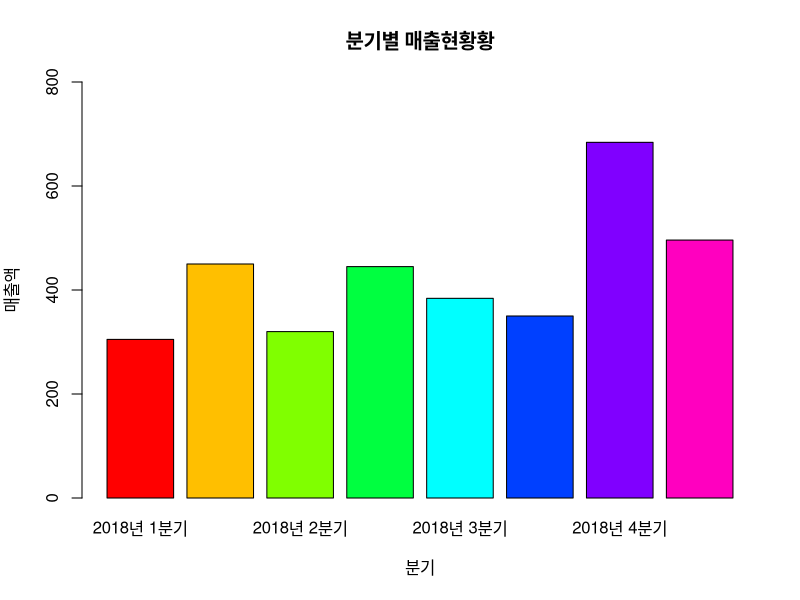
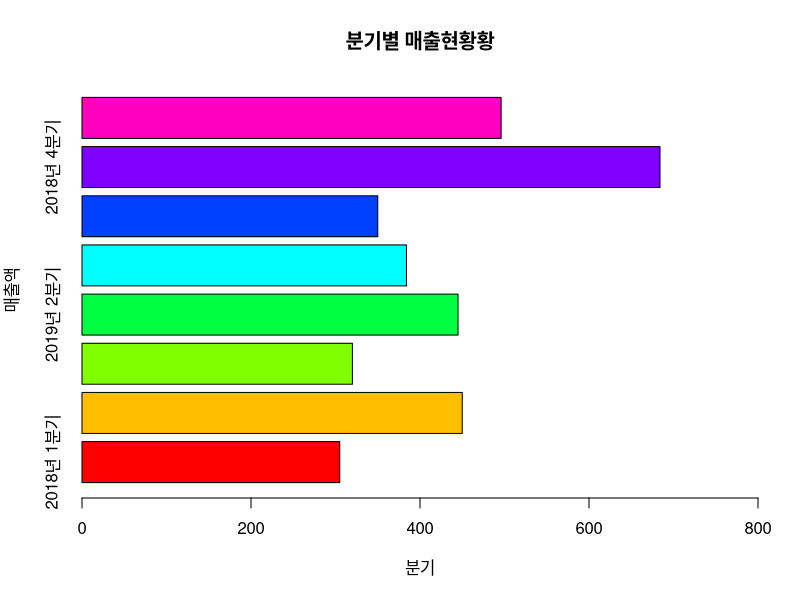
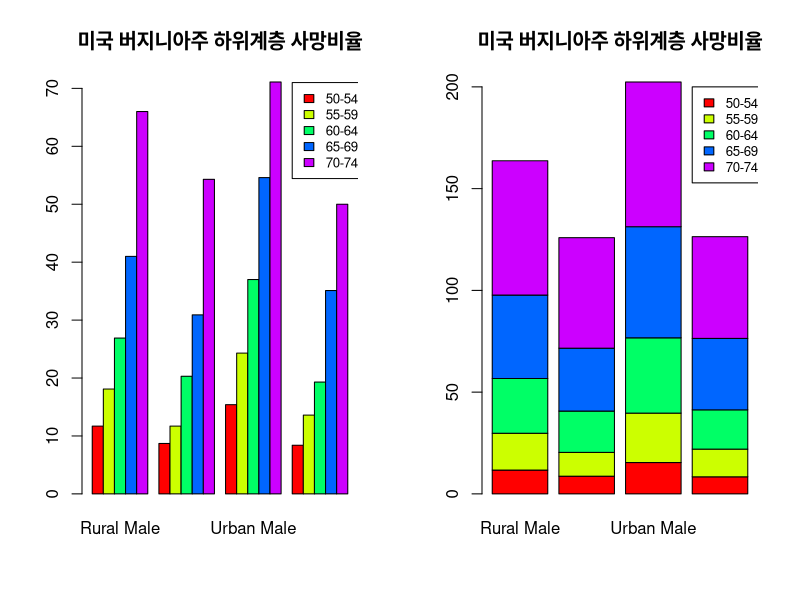
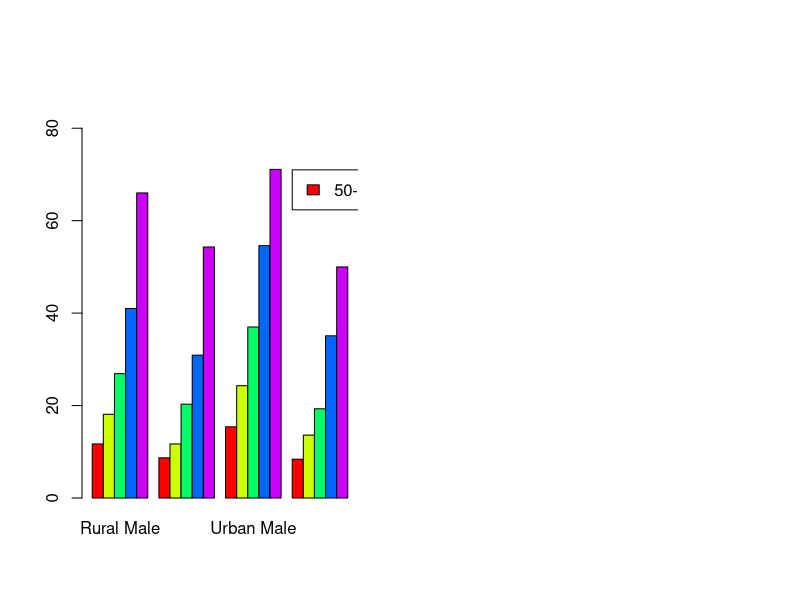

The R script that drew these images, in order:
chart_data <- c(305, 450, 320, 445, 384, 350, 684, 496)
names(chart_data) <- c("2018년 1분기", "2019년 1분기", "2018년 2분기", "2019년 2분기",
                       "2018년 3분기", "2019년 3분기", "2018년 4분기", "2019년 4분기")
chart_data
barplot(chart_data, ylim = c(0,800), xlab = "분기",                         # ylim : y축 , main : 차트 제목
        ylab = "매출액", col = rainbow(8), main = "분기별 매출현황황")      # xlab : x레이블 , ylab : y레이블

barplot(chart_data, horiz = T, xlim = c(0,800), xlab = "분기",           
        ylab = "매출액", col = rainbow(8), main = "분기별 매출현황황")  

data(VADeaths)
dim(VADeaths)
str(VADeaths)
par(mfrow = c(1,2))                                            # 1행 2열 그래프 그리기
barplot(VADeaths, beside = T, col = rainbow(5), main = "미국 버지니아주 하위계층 사망비율")                # 누적 x 그래프
legend(19,71,c("50-54", "55-59", "60-64", "65-69", "70-74"), cex = 0.8, fill = rainbow(5))    # 범례
barplot(VADeaths, beside = F, col = rainbow(5), main = "미국 버지니아주 하위계층 사망비율")                # 누적 o 그래프
legend(3.8,200,c("50-54", "55-59", "60-64", "65-69", "70-74"), cex = 0.8, fill = rainbow(5))  # 범례

par(mfrow = c(1,2))  
barplot(VADeaths, beside = T, col = rainbow(5), ylim = c(0,90))
legend(19,71,c("50-54", "55-59", "60-64", "65-69", "70-74"), cex, fill = rainbow(5), ncol = 5)






























